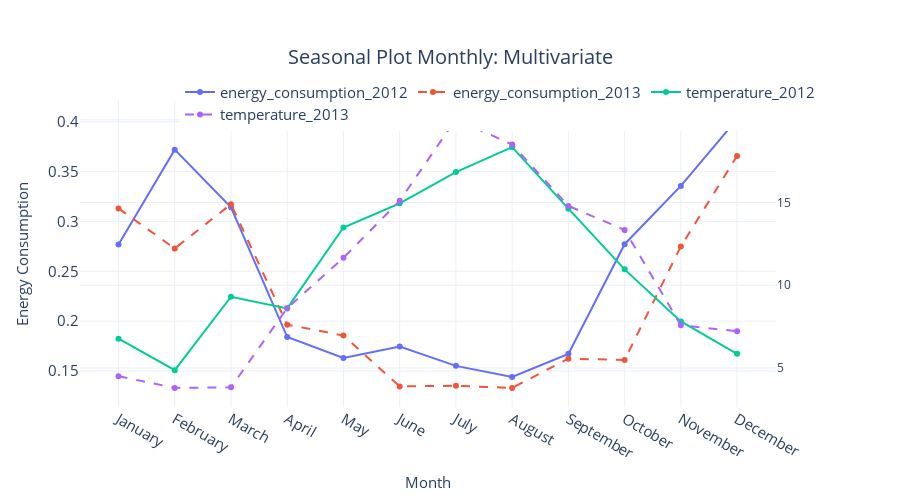

Write notebook code for a chart like this one.
### Code cell
fig = plotting_utils.multiple_line_plot_secondary_axis(plot_df, 
                                        x="month_name", 
                                        primary='energy_consumption', 
                                        secondary='temperature', 
                                        color_or_linetype="year", 
                                        title="Seasonal Plot Monthly: Multivariate",
                                       use_linetype=True,
                                       greyscale=False)
fig = format_plot(fig, ylabel="Energy Consumption", xlabel="Month")
fig.update_layout(legend=dict(
                orientation="h",
                yanchor="bottom",
                y=0.9,
                xanchor="right",
                x=1,
            ))
# fig.write_image("imgs/chapter_3/seasonal_plot_monthly_mv.png")
fig.show()

### Figure 1 — Plotly figure (JSON) as saved in the notebook; plotly's stock layout.template omitted (floating-point values rounded to 4 significant figures)
{"data": [{"line": {"dash": "solid"}, "name": "energy_consumption_2012", "type": "scatter", "x": ["January", "February", "March", "April", "May", "June", "July", "August", "September", "October", "November", "December"], "xaxis": "x", "y": [0.2768, 0.372, 0.3142, 0.1841, 0.1632, 0.1746, 0.1552, 0.1441, 0.1672, 0.2772, 0.3356, 0.4026], "yaxis": "y"}, {"line": {"dash": "dash"}, "name": "energy_consumption_2013", "type": "scatter", "x": ["January", "February", "March", "April", "May", "June", "July", "August", "September", "October", "November", "December"], "xaxis": "x", "y": [0.313, 0.2729, 0.3173, 0.1965, 0.1856, 0.1346, 0.1352, 0.1331, 0.1624, 0.1611, 0.2749, 0.3657], "yaxis": "y"}, {"line": {"dash": "solid"}, "name": "temperature_2012", "type": "scatter", "x": ["January", "February", "March", "April", "May", "June", "July", "August", "September", "October", "November", "December"], "xaxis": "x", "y": [6.777, 4.869, 9.307, 8.601, 13.49, 14.95, 16.84, 18.35, 14.63, 10.96, 7.814, 5.86], "yaxis": "y2"}, {"line": {"dash": "dash"}, "name": "temperature_2013", "type": "scatter", "x": ["January", "February", "March", "April", "May", "June", "July", "August", "September", "October", "November", "December"], "xaxis": "x", "y": [4.507, 3.801, 3.834, 8.626, 11.66, 15.1, 20.04, 18.5, 14.8, 13.34, 7.586, 7.223], "yaxis": "y2"}], "layout": {"autosize": false, "height": 500, "legend": {"font": {"size": 15}, "orientation": "h", "title": {}, "x": 1, "xanchor": "right", "y": 0.9, "yanchor": "bottom"}, "title": {"font": {"size": 20}, "text": "Seasonal Plot Monthly: Multivariate", "x": 0.5, "xanchor": "center", "yanchor": "top"}, "width": 900, "xaxis": {"anchor": "y", "domain": [0, 0.94], "tickfont": {"size": 15}, "title": {"font": {"size": 15}, "text": "Month"}}, "yaxis": {"anchor": "x", "domain": [0, 1], "tickfont": {"size": 15}, "title": {"font": {"size": 15}, "text": "Energy Consumption"}}, "yaxis2": {"anchor": "x", "overlaying": "y", "side": "right"}}}
